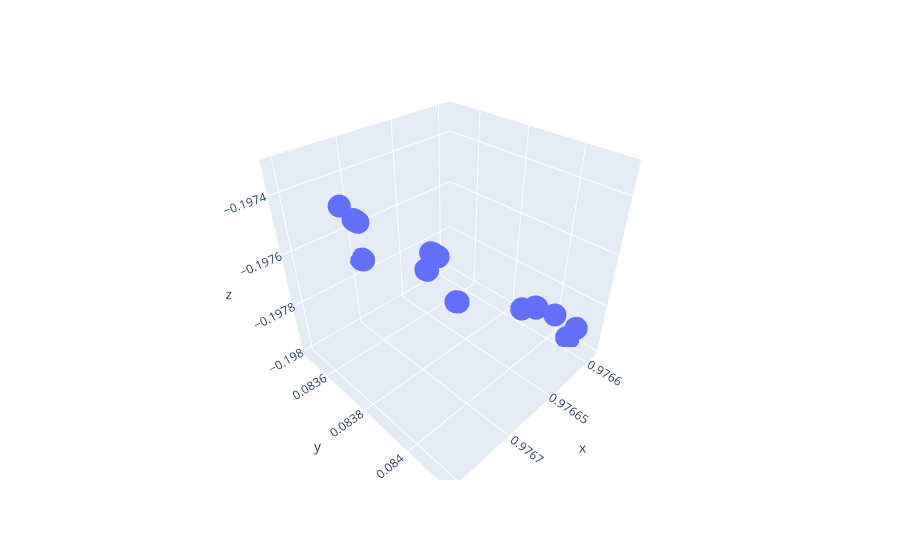

The code cell stored with this chart in its notebook:
### Code cell
import plotly.express as px
fig = px.scatter_3d(x=d[:,0].tolist(), y=d[:,1].tolist(), z=d[:,2].tolist())
fig.show()
# fig.write_html('/home/wilson/a.html')

# fig = plt.figure()
# ax = fig.add_subplot(projection='3d')
# ax.scatter(a[:,0].tolist(), a[:,1].tolist(), a[:,2].tolist(), c='b', alpha=1.)
# ax.scatter(full_a[:,0].tolist(), full_a[:,1].tolist(), full_a[:,2].tolist(), c='b', alpha=0.1)
# plt.show()
# plt.scatter(d[:,0].tolist(), d[:,1].tolist())
